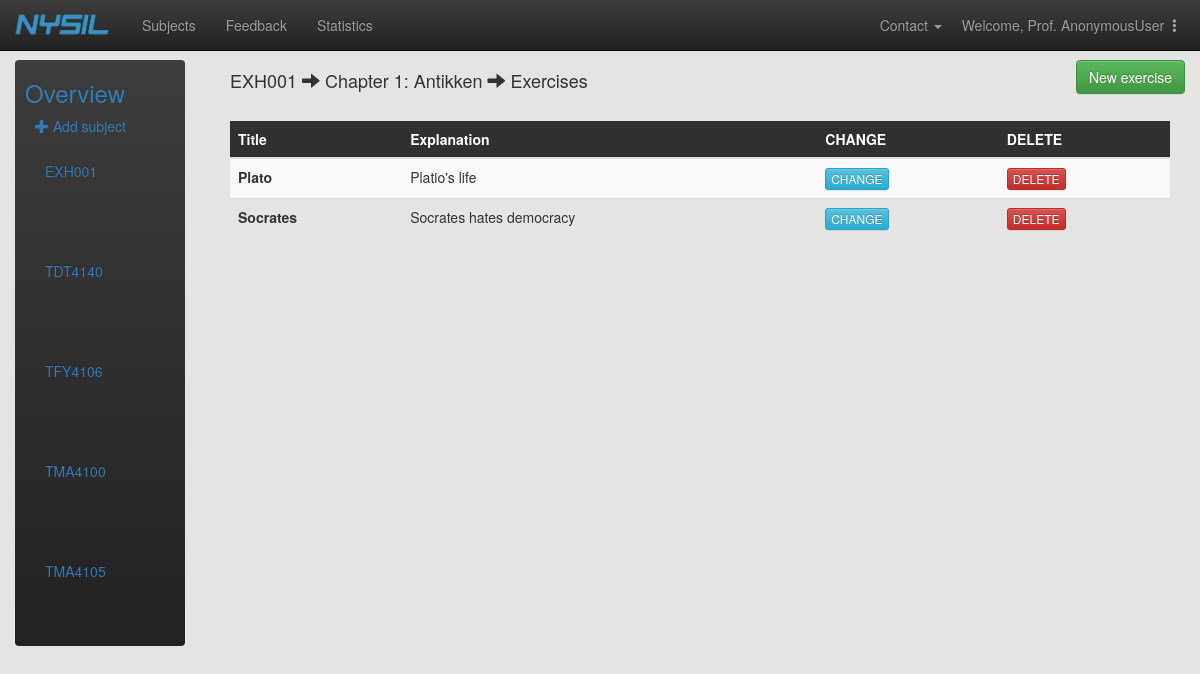
/adminpage/subjects/EXH001/11/, run on the app's committed database.
### main/models.py (models this page shows)
class Subject(models.Model):
    subject_code = models.CharField(max_length=20, primary_key=True) # primary key
    subject_name = models.CharField(max_length=30)
    professor_firstname = models.CharField(max_length=30)
    professor_lastname = models.CharField(max_length=30)
    professor_email = models.EmailField()
    class Meta:
        ordering = ['subject_code']
    def __str__(self):
        return self.subject_code
    def get_full_name(self):
        return self.professor_firstname + " " + self.professor_lastname
    get_full_name.short_description = 'Professor' # headline of professor-column in the admin-table

class Chapter(models.Model):
    class Meta:
        unique_together = ('subject', 'chapter_number') # handle the exception this may cause
        ordering = ['chapter_number']
    chapter_number = models.PositiveIntegerField(default = 0)
    chapter_name = models.CharField(max_length=50)
    subject = models.ForeignKey(Subject, on_delete=models.CASCADE) # to controll which subject the theme belongs to
    def __str__(self):
        return "Chapter " + str(self.chapter_number) + ": " + str(self.chapter_name)
    def get_number_and_name(self):
        return "Chapter" + str(self.chapter_number) + ": " + str(self.chapter_name)
    get_number_and_name.short_description = 'Chapter'

class Exercise_Page(models.Model):
    chapter = models.ForeignKey(Chapter, on_delete=models.CASCADE)  # to controll which chapter the exercise_page belongs to
    youtube_id = models.CharField(max_length=40)
    headline = models.CharField(max_length=30)
    explanation = models.TextField(max_length=150)
    easy_question = models.TextField(default='')
    easy_answer = models.CharField(max_length=30,default='')
    easy_points = models.PositiveIntegerField(default=0)
    medium_question = models.TextField(default='')
    medium_answer = models.CharField(max_length=30,default='')
    medium_points = models.PositiveIntegerField(default=0)
    hard_question = models.TextField(default='')
    hard_answer = models.CharField(max_length=30,default='')
    hard_points = models.PositiveIntegerField(default=0)

### adminpage/views.py (the view)
# urls.py: url(r'^subjects/(?P<subject_pk>[A-Za-z0-9]+)/(?P<chapter_pk>[A-Za-z0-9]+)/$', views.exercise_overview,name='exercise_overview'),
def exercise_overview(request, subject_pk, chapter_pk):
    subjects = Subject.objects.all()
    subject = Subject.objects.get(pk=subject_pk)
    chapter = Chapter.objects.get(pk=chapter_pk)
    context = {'subjects': subjects, 'subject': subject, 'chapter': chapter}
    return render(request, 'adminpage/exercise_overview.html', context)

### adminpage/templates/adminpage/exercise_overview.html
{% extends 'adminpage/subject_overview.html' %}
{% block extension %}
<div class ="col-md-10">
    <div class="col-md-12">
    <div style ="width:90%">
        <div style="float: left; width: 60%">
            <h4>{{ subject }} <span class="glyphicon glyphicon-arrow-right"></span> {{ chapter }} <span class="glyphicon glyphicon-arrow-right"></span> Exercises </h4>
            <br>
        </div>
        <div style="float: right; width: 0%">
            {% block add_button %}
                <div id="add_exercise">
                    <a class="btn btn-large btn-success" href=" {% url 'adminpage:new_exercise' subject_pk=subject.pk chapter_pk=chapter.pk %}">New exercise</a>
                </div>
            {% endblock %}
        </div>
    </div>
    <div style="width:100%">
    <table class="table table-striped">
        <thead>
            <tr style="background-color:#303030; color:white">
                <th>Title</th>
                <th>Explanation</th>
                <th>CHANGE</th>
                <th>DELETE</th>
            </tr>
        </thead>
        <tbody>
        {% for exercise in chapter.exercise_page_set.all %}
            <tr>
                <th> {{ exercise.headline }}</th>
                <td> {{ exercise.explanation }}</td>
                <td><div><a class="btn btn-xs btn-info" href="{% url 'adminpage:change_exercise' subject_pk=subject.pk chapter_pk=chapter.pk exercise_pk=exercise.pk %}">CHANGE</a></div></td>
                <td><div><a class="btn btn-xs btn-danger" href=" {% url 'adminpage:delete_exercise' subject_pk=subject.pk chapter_pk=chapter.pk exercise_pk=exercise.pk %} ">DELETE</a></div></td>
            </tr>
        {% endfor %}
        </tbody>
    </table>
    </div>
</div>
</div>
{% endblock %}

### adminpage/templates/adminpage/subject_overview.html (shortened to what this page needs)
{% extends 'adminpage/admin_header.html' %}
{% load static %}
{% block content %}
    <div class="container-fluid">
      <div class="row">
        <div class="col-sm-3 col-md-2 sidebar">
          <ul class="nav nav-sidebar navbar-inverse">
              <li ><p id="id_fagoversikt"><h3 id="id_fagoversikt_text" style="color:#337AB7;margin-left:10px">Overview</h3><span class="sr-only">(current)</span></p></li>
              <p class="center-large" style="margin-left:20px"><a href="{% url 'adminpage:new_subject' %}"><span class="glyphicon glyphicon-plus"></span>  Add subject</a></p>
              {% block subjects %}
                {% for subject in subjects %}
                <div class="collapse navbar-collapse" id="id_subject_overview_menu">
                    <ul class="nav navbar-nav navbar-left" style="width:120px">
                      <li style="float:left">
                          <a href="{% url 'adminpage:chapter_overview' subject_pk=subject.pk %}" style="color:#337AB7;width:150px">
                              {{ subject }}
                          </a>
                      </li>
                    </ul>
                    <ul class="nav navbar-nav navbar-right" id="id_nav_drop" style="width:-10px">
                        <li class="dropdown">
                        </li>
                    </ul>
                 </div>
                {% endfor %}
              {% endblock %}
          </ul>
        </div>
    {% block extension %}{% endblock %}
</div>
</div>
{% endblock%}

### data on the page
Subject: subject_code "EXH001"
Subject: subject_code "TDT4140"
Subject: subject_code "TFY4106"
Subject: subject_code "TMA4100"
Subject: subject_code "TMA4105"
Chapter: chapter_number+chapter_name "Chapter 1: Antikken"
Exercise_Page: headline "Plato", explanation "Platio's life"
Exercise_Page: headline "Socrates", explanation "Socrates hates democracy"

### other printed values
{{ user }} "AnonymousUser"
